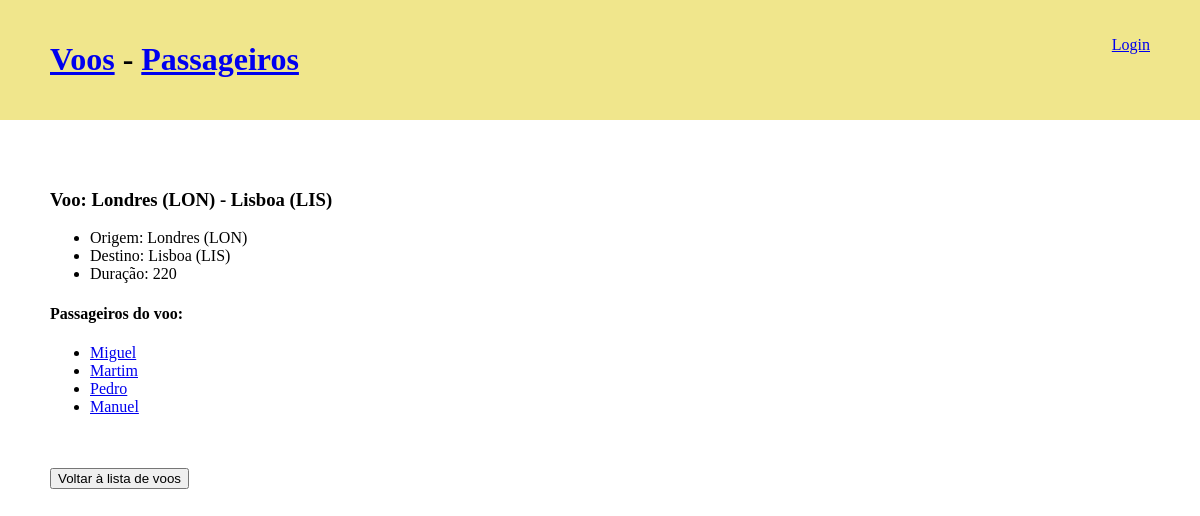
The app's page /voo/4 with its own data.
### voos/models.py (models this page shows)
class Voo(models.Model):
    origem = models.ForeignKey(Aeroporto, on_delete=models.CASCADE, related_name='origens')
    destino = models.ForeignKey(Aeroporto, on_delete=models.CASCADE, related_name='destinos')
    duracao = models.IntegerField()
    def __str__(self):
        return f'{self.origem} - {self.destino}'

class Aeroporto(models.Model):
    nome = models.CharField(max_length=20)
    codigo = models.CharField(max_length=3)
    def __str__(self):
        return f'{self.nome} ({self.codigo})'

class Passageiro(models.Model):
    nome = models.CharField(max_length=20)
    voos = models.ManyToManyField(
        Voo,
        null=True,
        blank=True,
        related_name='passageiros'
        )
    def __str__(self):
        return self.nome

### voos/views.py (the view)
# urls.py: path('voo/<int:voo_id>', views.voo_view, name='voo'),
def voo_view(request, voo_id):
    voo = Voo.objects.get(id=voo_id)
    context= {
        'voo': voo,
        'passageiros': voo.passageiros.all(),
        'nao_passageiros': Passageiro.objects.exclude(voos__in = [voo])
    }
    return render(request, 'voos/voo.html', context)

### voos/templates/voos/voo.html (shortened to what this page needs)
{% extends "voos/base.html" %}
{% block main %}
<h3>Voo: {{ voo }}</h3>
<ul>
  <li>Origem: {{ voo.origem }}</li>
  <li>Destino: {{ voo.destino }}</li>
  <li>Duração: {{ voo.duracao }} </li>
</ul>
<h4>Passageiros do voo:</h4>
<ul>
  {% for passageiro in passageiros %}
  <li>
    <a href="{% url 'passageiro' passageiro.id %}">
      {{ passageiro }}</a>
  </li>
  {% empty %}
  <li>voo sem passageiros</li>
  {% endfor %}
</ul>
<br><br>
<a href="{% url 'voos' %}"><button>Voltar à lista de voos</button></a>
{% endblock main %}

### voos/templates/voos/base.html (style rules this page uses)
body { padding: 0; margin: 0; }

### records on screen
Voo: origem+destino "Londres (LON) - Lisboa (LIS)", origem "Londres (LON)", destino "Lisboa (LIS)", duracao "220"
Passageiro: nome "Miguel"
Passageiro: nome "Martim"
Passageiro: nome "Pedro"
Passageiro: nome "Manuel"
